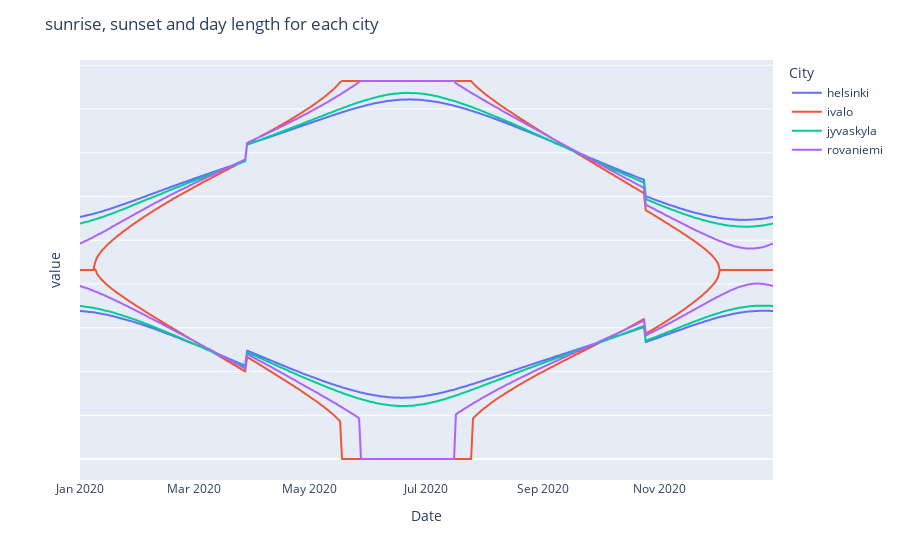

The code cell stored with this chart in its notebook:
### Code cell
fig = px.line(a, x="Date", y = ["Sunrise", "Sunset"], color = "City")

fig.update_layout(title="sunrise, sunset and day length for each city")
fig.update_yaxes(showticklabels=False)
fig.update_xaxes(showgrid=False)
fig.show()

### Figure 1 — Plotly figure (JSON) as saved in the notebook; plotly's stock layout.template omitted (floating-point values rounded to 4 significant figures; data arrays with more than 128 entries replaced by an {"elided": "..."} marker saying what was removed)
{"data": [{"hovertemplate": "City=helsinki<br>variable=Sunrise<br>Date=%{x}<br>value=%{y}<extra></extra>", "legendgroup": "helsinki", "line": {"color": "#636efa", "dash": "solid"}, "mode": "lines", "name": "helsinki", "showlegend": true, "type": "scattergl", "x": {"elided": "366 str values"}, "xaxis": "x", "y": {"elided": "366 int values"}, "yaxis": "y"}, {"hovertemplate": "City=helsinki<br>variable=Sunset<br>Date=%{x}<br>value=%{y}<extra></extra>", "legendgroup": "helsinki", "line": {"color": "#636efa", "dash": "solid"}, "mode": "lines", "name": "helsinki", "showlegend": false, "type": "scattergl", "x": {"elided": "366 str values"}, "xaxis": "x", "y": {"elided": "366 int values"}, "yaxis": "y"}, {"hovertemplate": "City=ivalo<br>variable=Sunrise<br>Date=%{x}<br>value=%{y}<extra></extra>", "legendgroup": "ivalo", "line": {"color": "#EF553B", "dash": "solid"}, "mode": "lines", "name": "ivalo", "showlegend": true, "type": "scattergl", "x": {"elided": "366 str values"}, "xaxis": "x", "y": {"elided": "366 int values"}, "yaxis": "y"}, {"hovertemplate": "City=ivalo<br>variable=Sunset<br>Date=%{x}<br>value=%{y}<extra></extra>", "legendgroup": "ivalo", "line": {"color": "#EF553B", "dash": "solid"}, "mode": "lines", "name": "ivalo", "showlegend": false, "type": "scattergl", "x": {"elided": "366 str values"}, "xaxis": "x", "y": {"elided": "366 int values"}, "yaxis": "y"}, {"hovertemplate": "City=jyvaskyla<br>variable=Sunrise<br>Date=%{x}<br>value=%{y}<extra></extra>", "legendgroup": "jyvaskyla", "line": {"color": "#00cc96", "dash": "solid"}, "mode": "lines", "name": "jyvaskyla", "showlegend": true, "type": "scattergl", "x": {"elided": "366 str values"}, "xaxis": "x", "y": {"elided": "366 int values"}, "yaxis": "y"}, {"hovertemplate": "City=jyvaskyla<br>variable=Sunset<br>Date=%{x}<br>value=%{y}<extra></extra>", "legendgroup": "jyvaskyla", "line": {"color": "#00cc96", "dash": "solid"}, "mode": "lines", "name": "jyvaskyla", "showlegend": false, "type": "scattergl", "x": {"elided": "366 str values"}, "xaxis": "x", "y": {"elided": "366 int values"}, "yaxis": "y"}, {"hovertemplate": "City=rovaniemi<br>variable=Sunrise<br>Date=%{x}<br>value=%{y}<extra></extra>", "legendgroup": "rovaniemi", "line": {"color": "#ab63fa", "dash": "solid"}, "mode": "lines", "name": "rovaniemi", "showlegend": true, "type": "scattergl", "x": {"elided": "366 str values"}, "xaxis": "x", "y": {"elided": "366 int values"}, "yaxis": "y"}, {"hovertemplate": "City=rovaniemi<br>variable=Sunset<br>Date=%{x}<br>value=%{y}<extra></extra>", "legendgroup": "rovaniemi", "line": {"color": "#ab63fa", "dash": "solid"}, "mode": "lines", "name": "rovaniemi", "showlegend": false, "type": "scattergl", "x": {"elided": "366 str values"}, "xaxis": "x", "y": {"elided": "366 int values"}, "yaxis": "y"}], "layout": {"legend": {"title": {"text": "City"}, "tracegroupgap": 0}, "margin": {"t": 60}, "title": {"text": "sunrise, sunset and day length for each city"}, "xaxis": {"anchor": "y", "domain": [0, 1], "showgrid": false, "title": {"text": "Date"}}, "yaxis": {"anchor": "x", "domain": [0, 1], "showticklabels": false, "title": {"text": "value"}}}}
